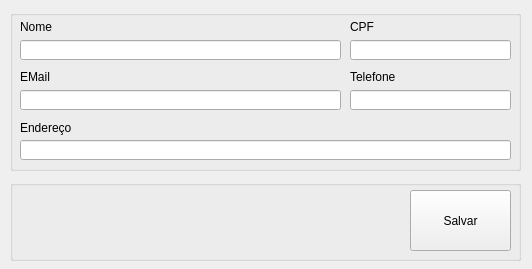
<?xml version="1.0" encoding="UTF-8"?>
<ui version="4.0">
 <class>frmCliente</class>
 <widget class="QWidget" name="frmCliente">
  <property name="geometry">
   <rect>
    <x>0</x>
    <y>0</y>
    <width>532</width>
    <height>269</height>
   </rect>
  </property>
  <property name="windowTitle">
   <string>Cadastro de Cliente</string>
  </property>
  <property name="windowIcon">
   <iconset>
    <normaloff>../Imagens/btnCadCli.png</normaloff>../Imagens/btnCadCli.png</iconset>
  </property>
  <widget class="QGroupBox" name="groupBox">
   <property name="geometry">
    <rect>
     <x>10</x>
     <y>10</y>
     <width>511</width>
     <height>161</height>
    </rect>
   </property>
   <property name="title">
    <string/>
   </property>
   <widget class="QLabel" name="label">
    <property name="geometry">
     <rect>
      <x>10</x>
      <y>10</y>
      <width>46</width>
      <height>13</height>
     </rect>
    </property>
    <property name="text">
     <string>Nome</string>
    </property>
   </widget>
   <widget class="QLabel" name="label_2">
    <property name="geometry">
     <rect>
      <x>340</x>
      <y>10</y>
      <width>46</width>
      <height>13</height>
     </rect>
    </property>
    <property name="text">
     <string>CPF</string>
    </property>
   </widget>
   <widget class="QLabel" name="lbEndereco">
    <property name="geometry">
     <rect>
      <x>10</x>
      <y>110</y>
      <width>51</width>
      <height>16</height>
     </rect>
    </property>
    <property name="text">
     <string>Endereço</string>
    </property>
   </widget>
   <widget class="QLabel" name="lbEmail">
    <property name="geometry">
     <rect>
      <x>10</x>
      <y>60</y>
      <width>46</width>
      <height>13</height>
     </rect>
    </property>
    <property name="text">
     <string>EMail</string>
    </property>
   </widget>
   <widget class="QLabel" name="label_5">
    <property name="geometry">
     <rect>
      <x>340</x>
      <y>60</y>
      <width>46</width>
      <height>13</height>
     </rect>
    </property>
    <property name="text">
     <string>Telefone</string>
    </property>
   </widget>
   <widget class="QLineEdit" name="edtNome">
    <property name="geometry">
     <rect>
      <x>10</x>
      <y>30</y>
      <width>321</width>
      <height>20</height>
     </rect>
    </property>
   </widget>
   <widget class="QLineEdit" name="edtCPF">
    <property name="geometry">
     <rect>
      <x>340</x>
      <y>30</y>
      <width>161</width>
      <height>20</height>
     </rect>
    </property>
   </widget>
   <widget class="QLineEdit" name="edtEmail">
    <property name="geometry">
     <rect>
      <x>10</x>
      <y>80</y>
      <width>321</width>
      <height>20</height>
     </rect>
    </property>
   </widget>
   <widget class="QLineEdit" name="edtTelefone">
    <property name="geometry">
     <rect>
      <x>340</x>
      <y>80</y>
      <width>161</width>
      <height>20</height>
     </rect>
    </property>
   </widget>
   <widget class="QLineEdit" name="edtEndereco">
    <property name="geometry">
     <rect>
      <x>10</x>
      <y>130</y>
      <width>491</width>
      <height>20</height>
     </rect>
    </property>
   </widget>
  </widget>
  <widget class="QGroupBox" name="groupBox_2">
   <property name="geometry">
    <rect>
     <x>10</x>
     <y>180</y>
     <width>511</width>
     <height>81</height>
    </rect>
   </property>
   <property name="title">
    <string/>
   </property>
   <widget class="QPushButton" name="btnSalvar">
    <property name="geometry">
     <rect>
      <x>400</x>
      <y>10</y>
      <width>101</width>
      <height>61</height>
     </rect>
    </property>
    <property name="cursor">
     <cursorShape>PointingHandCursor</cursorShape>
    </property>
    <property name="text">
     <string>Salvar</string>
    </property>
    <property name="icon">
     <iconset>
      <normaloff>../../Imagens/save.png</normaloff>../../Imagens/save.png</iconset>
    </property>
    <property name="iconSize">
     <size>
      <width>35</width>
      <height>35</height>
     </size>
    </property>
   </widget>
  </widget>
 </widget>
 <resources/>
 <connections/>
</ui>
